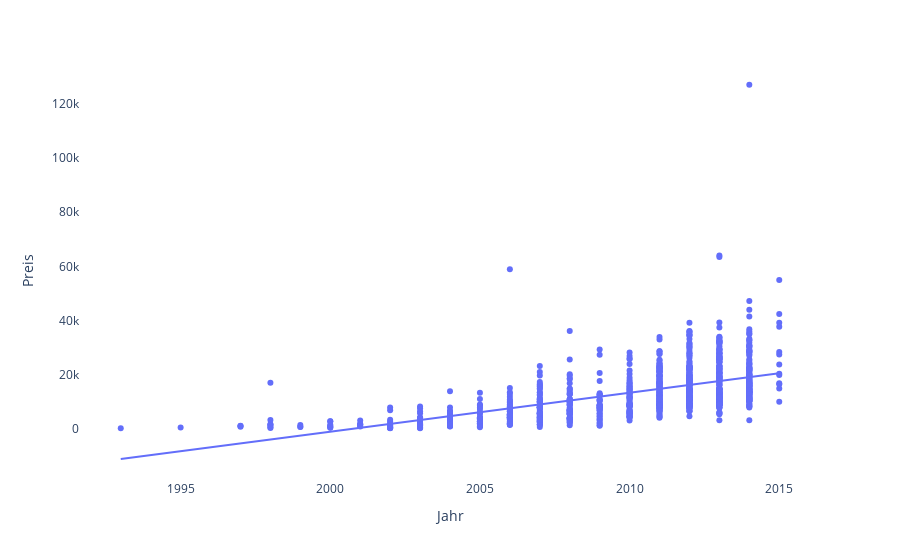

Notebook source saved alongside this figure:
### Markdown cell above
Da die "strip"-Funktion keine Möglichkeit zum aktuellen Zeitpunkt aufweist eine Trendlinie als Parameter hinzuzufügen wird im Folgenden eine weitere Visualisierung mit "scatter" durchgeführt.

### Code cell
# Visualisierung Jahr / Preis mit Trendlinie
fig = px.scatter(df_sample, x="year", y="price", trendline="ols", labels={"price":"Preis","year":"Jahr"})
fig.update_layout({
'plot_bgcolor': 'rgba(0, 0, 0, 0)',
'paper_bgcolor': 'rgba(0, 0, 0, 0)',
})
fig.show()

### Figure 1 — Plotly figure (JSON) as saved in the notebook; plotly's stock layout.template omitted (floating-point values rounded to 4 significant figures; data arrays with more than 128 entries replaced by an {"elided": "..."} marker saying what was removed)
{"data": [{"hovertemplate": "Jahr=%{x}<br>Preis=%{y}<extra></extra>", "legendgroup": "", "marker": {"color": "#636efa", "symbol": "circle"}, "mode": "markers", "name": "", "orientation": "v", "showlegend": false, "type": "scatter", "x": {"elided": "1000 int values"}, "xaxis": "x", "y": {"elided": "1000 int values"}, "yaxis": "y"}, {"hovertemplate": "<b>OLS trendline</b><br>price = 1435.72 * year + -2.87238e+06<br>R<sup>2</sup>=0.305598<br><br>Jahr=%{x}<br>Preis=%{y} <b>(trend)</b><extra></extra>", "legendgroup": "", "marker": {"color": "#636efa", "symbol": "circle"}, "mode": "lines", "name": "", "showlegend": false, "type": "scatter", "x": {"elided": "1000 int values"}, "xaxis": "x", "y": {"elided": "1000 float values"}, "yaxis": "y"}], "layout": {"legend": {"tracegroupgap": 0}, "margin": {"t": 60}, "paper_bgcolor": "rgba(0, 0, 0, 0)", "plot_bgcolor": "rgba(0, 0, 0, 0)", "xaxis": {"anchor": "y", "domain": [0, 1], "title": {"text": "Jahr"}}, "yaxis": {"anchor": "x", "domain": [0, 1], "title": {"text": "Preis"}}}}
